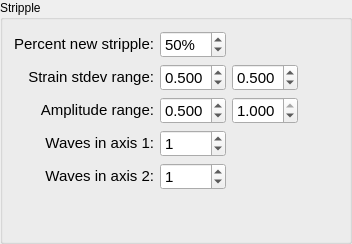
    <widget class="QGroupBox" name="groupBox_6">
     <property name="title">
      <string>Stripple</string>
     </property>
     <layout class="QGridLayout" name="gridLayout_6">
      <item row="0" column="0">
       <widget class="QLabel" name="label_29">
        <property name="sizePolicy">
         <sizepolicy hsizetype="Preferred" vsizetype="Fixed">
          <horstretch>0</horstretch>
          <verstretch>0</verstretch>
         </sizepolicy>
        </property>
        <property name="font">
         <font>
          <pointsize>11</pointsize>
         </font>
        </property>
        <property name="text">
         <string>Percent new stripple:</string>
        </property>
        <property name="alignment">
         <set>Qt::AlignRight|Qt::AlignTrailing|Qt::AlignVCenter</set>
        </property>
        <property name="buddy">
         <cstring>spin_p_strip</cstring>
        </property>
       </widget>
      </item>
      <item row="0" column="1">
       <widget class="QSpinBox" name="spin_p_strip">
        <property name="sizePolicy">
         <sizepolicy hsizetype="Minimum" vsizetype="Fixed">
          <horstretch>0</horstretch>
          <verstretch>0</verstretch>
         </sizepolicy>
        </property>
        <property name="minimumSize">
         <size>
          <width>0</width>
          <height>21</height>
         </size>
        </property>
        <property name="font">
         <font>
          <pointsize>11</pointsize>
         </font>
        </property>
        <property name="toolTip">
         <string>Percentage of offspring structures that are generated from the stripple operator.

Default: 50%</string>
        </property>
        <property name="suffix">
         <string>%</string>
        </property>
        <property name="maximum">
         <number>100</number>
        </property>
        <property name="value">
         <number>50</number>
        </property>
       </widget>
      </item>
      <item row="1" column="0">
       <widget class="QLabel" name="label_27">
        <property name="sizePolicy">
         <sizepolicy hsizetype="Preferred" vsizetype="Fixed">
          <horstretch>0</horstretch>
          <verstretch>0</verstretch>
         </sizepolicy>
        </property>
        <property name="font">
         <font>
          <pointsize>11</pointsize>
         </font>
        </property>
        <property name="toolTip">
         <string>Standard deviation of the random elements of the strain matrix.

Default: 0.07</string>
        </property>
        <property name="text">
         <string>Strain stdev range:</string>
        </property>
        <property name="alignment">
         <set>Qt::AlignRight|Qt::AlignTrailing|Qt::AlignVCenter</set>
        </property>
        <property name="buddy">
         <cstring>spin_strip_strainStdev_min</cstring>
        </property>
       </widget>
      </item>
      <item row="1" column="1">
       <widget class="QDoubleSpinBox" name="spin_strip_strainStdev_min">
        <property name="sizePolicy">
         <sizepolicy hsizetype="Minimum" vsizetype="Fixed">
          <horstretch>0</horstretch>
          <verstretch>0</verstretch>
         </sizepolicy>
        </property>
        <property name="minimumSize">
         <size>
          <width>0</width>
          <height>21</height>
         </size>
        </property>
        <property name="font">
         <font>
          <pointsize>11</pointsize>
         </font>
        </property>
        <property name="toolTip">
         <string>Minimum standard deviation for the random elements in the strain matrix.

See publication for details.

Default: 0.5</string>
        </property>
        <property name="decimals">
         <number>3</number>
        </property>
        <property name="maximum">
         <double>2.000000000000000</double>
        </property>
        <property name="singleStep">
         <double>0.100000000000000</double>
        </property>
        <property name="value">
         <double>0.500000000000000</double>
        </property>
       </widget>
      </item>
      <item row="1" column="2">
       <widget class="QDoubleSpinBox" name="spin_strip_strainStdev_max">
        <property name="sizePolicy">
         <sizepolicy hsizetype="Minimum" vsizetype="Fixed">
          <horstretch>0</horstretch>
          <verstretch>0</verstretch>
         </sizepolicy>
        </property>
        <property name="minimumSize">
         <size>
          <width>0</width>
          <height>21</height>
         </size>
        </property>
        <property name="font">
         <font>
          <pointsize>11</pointsize>
         </font>
        </property>
        <property name="toolTip">
         <string>Maximum standard deviation for the random elements in the strain matrix.

See publication for details.

Default: 0.5</string>
        </property>
        <property name="decimals">
         <number>3</number>
        </property>
        <property name="maximum">
         <double>2.000000000000000</double>
        </property>
        <property name="singleStep">
         <double>0.100000000000000</double>
        </property>
        <property name="value">
         <double>0.500000000000000</double>
        </property>
       </widget>
      </item>
      <item row="1" column="3">
       <spacer name="horizontalSpacer_4">
        <property name="orientation">
         <enum>Qt::Horizontal</enum>
        </property>
        <property name="sizeHint" stdset="0">
         <size>
          <width>40</width>
          <height>20</height>
         </size>
        </property>
       </spacer>
      </item>
      <item row="2" column="0">
       <widget class="QLabel" name="label_6">
        <property name="sizePolicy">
         <sizepolicy hsizetype="Preferred" vsizetype="Fixed">
          <horstretch>0</horstretch>
          <verstretch>0</verstretch>
         </sizepolicy>
        </property>
        <property name="font">
         <font>
          <pointsize>11</pointsize>
         </font>
        </property>
        <property name="text">
         <string>Amplitude range:</string>
        </property>
        <property name="alignment">
         <set>Qt::AlignRight|Qt::AlignTrailing|Qt::AlignVCenter</set>
        </property>
        <property name="buddy">
         <cstring>spin_strip_amp_min</cstring>
        </property>
       </widget>
      </item>
      <item row="2" column="1">
       <widget class="QDoubleSpinBox" name="spin_strip_amp_min">
        <property name="sizePolicy">
         <sizepolicy hsizetype="Minimum" vsizetype="Fixed">
          <horstretch>0</horstretch>
          <verstretch>0</verstretch>
         </sizepolicy>
        </property>
        <property name="minimumSize">
         <size>
          <width>0</width>
          <height>21</height>
         </size>
        </property>
        <property name="font">
         <font>
          <pointsize>11</pointsize>
         </font>
        </property>
        <property name="toolTip">
         <string>Minimum ripple amplitude.

See publication for details.

Default: 0.5</string>
        </property>
        <property name="decimals">
         <number>3</number>
        </property>
        <property name="maximum">
         <double>1.000000000000000</double>
        </property>
        <property name="singleStep">
         <double>0.050000000000000</double>
        </property>
        <property name="value">
         <double>0.500000000000000</double>
        </property>
       </widget>
      </item>
      <item row="2" column="2">
       <widget class="QDoubleSpinBox" name="spin_strip_amp_max">
        <property name="sizePolicy">
         <sizepolicy hsizetype="Minimum" vsizetype="Fixed">
          <horstretch>0</horstretch>
          <verstretch>0</verstretch>
         </sizepolicy>
        </property>
        <property name="minimumSize">
         <size>
          <width>0</width>
          <height>21</height>
         </size>
        </property>
        <property name="font">
         <font>
          <pointsize>11</pointsize>
         </font>
        </property>
        <property name="toolTip">
         <string>Maximum ripple amplitude.

See publication for details.

Default: 1.0</string>
        </property>
        <property name="decimals">
         <number>3</number>
        </property>
        <property name="maximum">
         <double>1.000000000000000</double>
        </property>
        <property name="singleStep">
         <double>0.050000000000000</double>
        </property>
        <property name="value">
         <double>1.000000000000000</double>
        </property>
       </widget>
      </item>
      <item row="3" column="0">
       <widget class="QLabel" name="label_7">
        <property name="sizePolicy">
         <sizepolicy hsizetype="Preferred" vsizetype="Fixed">
          <horstretch>0</horstretch>
          <verstretch>0</verstretch>
         </sizepolicy>
        </property>
        <property name="font">
         <font>
          <pointsize>11</pointsize>
         </font>
        </property>
        <property name="text">
         <string>Waves in axis 1:</string>
        </property>
        <property name="alignment">
         <set>Qt::AlignRight|Qt::AlignTrailing|Qt::AlignVCenter</set>
        </property>
        <property name="buddy">
         <cstring>spin_strip_per1</cstring>
        </property>
       </widget>
      </item>
      <item row="3" column="1">
       <widget class="QSpinBox" name="spin_strip_per1">
        <property name="sizePolicy">
         <sizepolicy hsizetype="Minimum" vsizetype="Fixed">
          <horstretch>0</horstretch>
          <verstretch>0</verstretch>
         </sizepolicy>
        </property>
        <property name="minimumSize">
         <size>
          <width>0</width>
          <height>21</height>
         </size>
        </property>
        <property name="font">
         <font>
          <pointsize>11</pointsize>
         </font>
        </property>
        <property name="toolTip">
         <string>Number of waves in one non-displaced direction for the ripple operator. You probably don't want to change this unless using an enormous unit cell.

Default: 1</string>
        </property>
        <property name="value">
         <number>1</number>
        </property>
       </widget>
      </item>
      <item row="4" column="0">
       <widget class="QLabel" name="label_8">
        <property name="sizePolicy">
         <sizepolicy hsizetype="Preferred" vsizetype="Fixed">
          <horstretch>0</horstretch>
          <verstretch>0</verstretch>
         </sizepolicy>
        </property>
        <property name="font">
         <font>
          <pointsize>11</pointsize>
         </font>
        </property>
        <property name="text">
         <string>Waves in axis 2:</string>
        </property>
        <property name="alignment">
         <set>Qt::AlignRight|Qt::AlignTrailing|Qt::AlignVCenter</set>
        </property>
        <property name="buddy">
         <cstring>spin_strip_per2</cstring>
        </property>
       </widget>
      </item>
      <item row="4" column="1">
       <widget class="QSpinBox" name="spin_strip_per2">
        <property name="sizePolicy">
         <sizepolicy hsizetype="Minimum" vsizetype="Fixed">
          <horstretch>0</horstretch>
          <verstretch>0</verstretch>
         </sizepolicy>
        </property>
        <property name="minimumSize">
         <size>
          <width>0</width>
          <height>21</height>
         </size>
        </property>
        <property name="font">
         <font>
          <pointsize>11</pointsize>
         </font>
        </property>
        <property name="toolTip">
         <string>Number of waves in the other non-displaced direction for the ripple operator. You probably don't want to change this unless using an enormous unit cell.

Default: 1</string>
        </property>
        <property name="value">
         <number>1</number>
        </property>
       </widget>
      </item>
      <item row="5" column="0">
       <spacer name="verticalSpacer_4">
        <property name="orientation">
         <enum>Qt::Vertical</enum>
        </property>
        <property name="sizeHint" stdset="0">
         <size>
          <width>20</width>
          <height>40</height>
         </size>
        </property>
       </spacer>
      </item>
     </layout>
    </widget>
